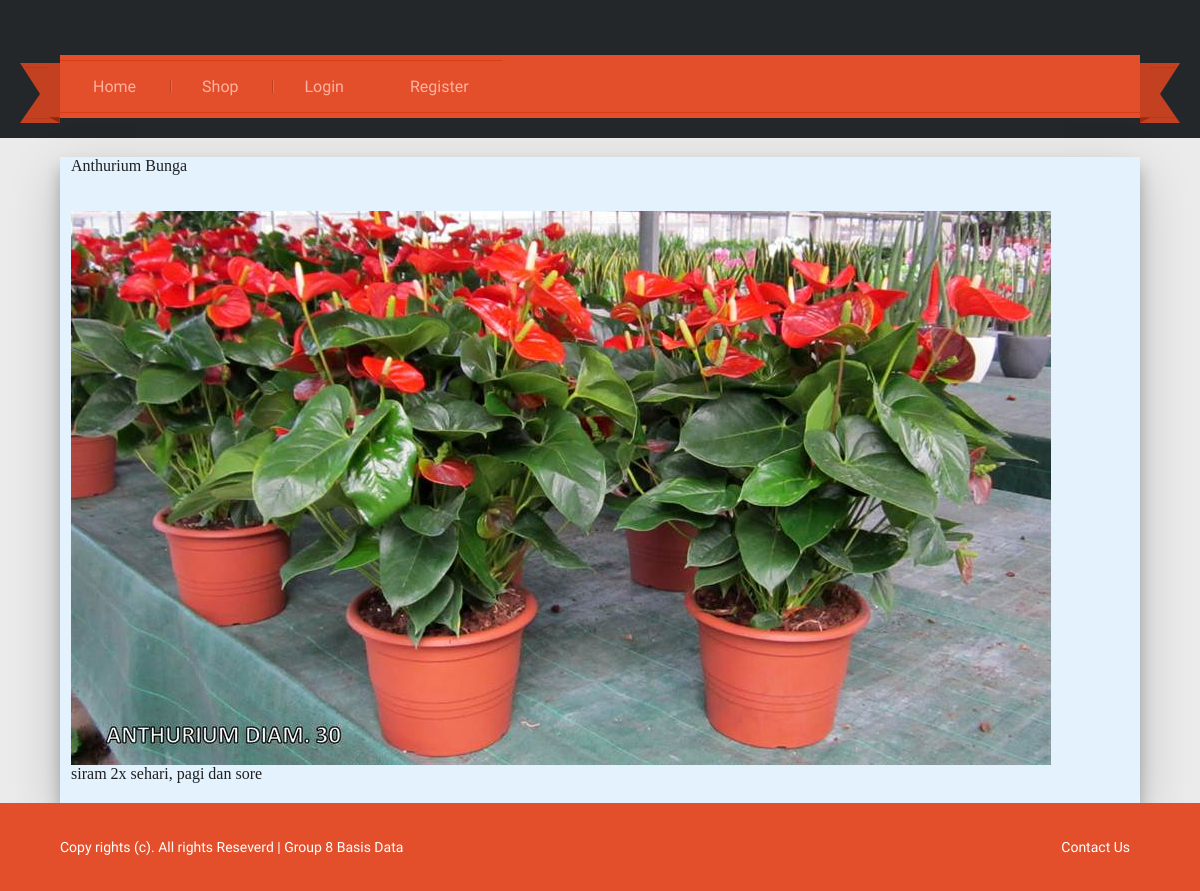
The page /post.php?id_tanaman=2 on the database its author committed.
### tables this page shows
CREATE TABLE `tanaman` (
  `id_tanaman` int(5) NOT NULL,
  `nama_tanaman` varchar(50) NOT NULL,
  `jenis_tanaman` varchar(50) NOT NULL,
  `harga_tanaman` varchar(20) NOT NULL,
  `cara_perawatan` text NOT NULL,
  `gambar` varchar(20) NOT NULL,
  `stok` int(11) NOT NULL
);

### post.php (the view, shortened to what this page needs)
<?php
	include 'header.php';
	if(isset($_GET['id_tanaman'])){
		$qry = mysqli_query($connect, "SELECT * FROM tanaman WHERE id_tanaman = '".$_GET['id_tanaman']."'");
		$konten = mysqli_fetch_array($qry);
	}
	else{
		header("location: shop.php");
	}
?>
	<br>
	<div class="container z-depth-3 blue lighten-5">
		<div class="row" style="font-family:Philosopher">
			<div class="col s11" style="margin-left:1%;">
				<h4><strong><?php echo $konten['nama_tanaman']; ?></strong></h4>
				<br><br><img class="postimg" src="images/<?php echo $konten['gambar']; ?>"><br>
				<?php echo $konten['cara_perawatan']; ?>
			</div>
		</div>
	</div>
<?php
	include 'footer.php';
?>

### css/style.css (style rules this page uses)
html,body,div,span,applet,object,iframe,h1,h2,h3,h4,h5,h6,p,blockquote,pre,a,abbr,acronym,address,big,cite,code,del,dfn,em,img,ins,kbd,q,s,samp,small,strike,strong,sub,sup,tt,var,b,u,i,dl,dt,dd,ol,nav ul,nav li,fieldset,form,label,legend,table,caption,tbody,tfoot,thead,tr,th,td,article,aside,canvas,details,embed,figure,figcaption,footer,header,hgroup,menu,nav,output,ruby,section,summary,time,mark,audio,video { margin:0;padding:0;border:0;font-size:100%;font:inherit;vertical-align:baseline; }
img { max-width:100%; }
body { font-family: 'Ubuntu Condensed', sans-serif; background:#ebebeb; }

### rows shown on the page
tanaman: nama_tanaman "Anthurium Bunga", gambar (picture), cara_perawatan "siram 2x sehari, pagi dan sore"
